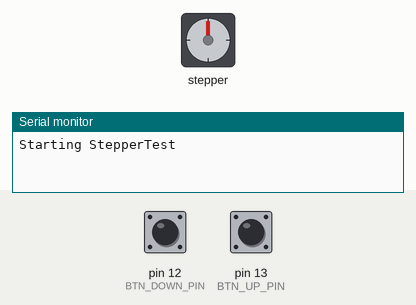
This sketch was run on a simulated Arduino Uno, built with avr-gcc and run on an emulated ATmega328P. On the bench: stepper motor, the last lines printed to the serial monitor. Wiring (inferred from the names in the program): stepper motor driver (200 steps per turn assumed): step pin 8; direction pin 9. The inputs (shaded band) are chosen by the test bench; at power-on: pin 12 (BTN_DOWN_PIN) LOW, pin 13 (BTN_UP_PIN) LOW.

Above: at 1.2 s.
1.3 s: pin 12 (BTN_DOWN_PIN) pulled HIGH for 0.15 s
At 4.2 s:
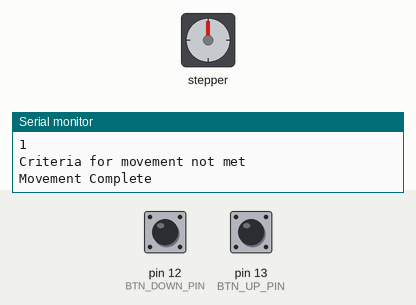
4.4 s: pin 13 (BTN_UP_PIN) pulled HIGH for 0.15 s
At 7.2 s:
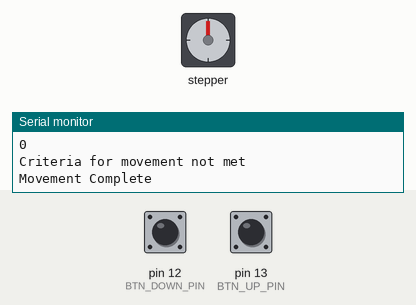
7.5 s: pin 12 (BTN_DOWN_PIN) driven HIGH and pin 13 (BTN_UP_PIN) driven HIGH
At 10.4 s:
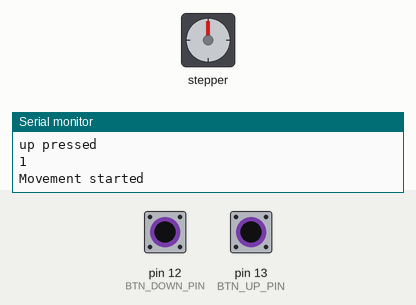
10.5 s: pin 12 (BTN_DOWN_PIN) driven LOW
At 13.3 s:
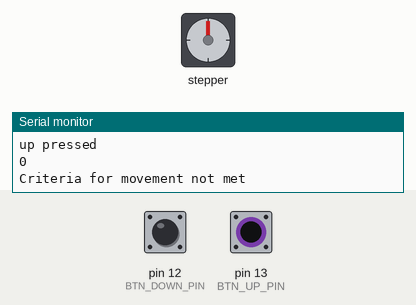
13.5 s: pin 12 (BTN_DOWN_PIN) driven HIGH
At 16.8 s:
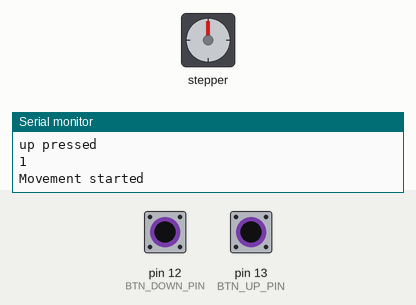
19.5 s: pin 13 (BTN_UP_PIN) driven LOW
At 22.1 s:
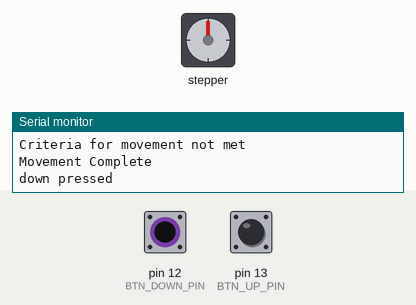
Timing chart, 0 to 23.5 s (numbered marks = the images above; inputs shaded):
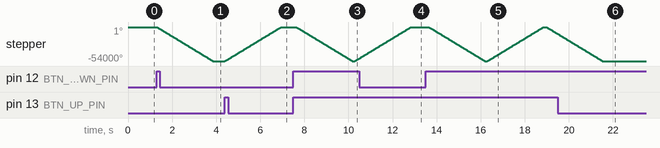

Measured:
- after the input at 1.3 s, stepper: turns 54000° counter-clockwise in 2.5 s, starting at once
- after the input at 4.4 s, stepper: turns 54000° clockwise in 2.5 s, starting at once
- after the input at 7.5 s, stepper: turns 54000° counter-clockwise in 2.5 s, then 4245° clockwise in 0.20 s
- after the input at 10.5 s, stepper: goes on until 12.8 s, then stays 0°
- after the input at 13.5 s, stepper: turns 54000° counter-clockwise in 2.5 s, then 54000° clockwise in 2.5 s, then 11041° counter-clockwise in 0.52 s
- after the input at 19.5 s, stepper: goes on until 21.5 s, then stays -54000°

The sketch:

stepper_test.ino
```cpp
#define BTN_UP_PIN 13
#define BTN_DOWN_PIN 12
#define UP HIGH
#define DOWN LOW
#define TOP 0
#define BOTTOM 1

byte directionPin = 9;
byte stepPin = 8;
int numberOfSteps = 30000;
byte ledPin = 13;
int pulseWidthMicros = 20;
int millisbetweenSteps = 1;
int position = TOP;


void setup() {

  Serial.begin(9600);
  Serial.println("Starting StepperTest");
  digitalWrite(ledPin, LOW);

  pinMode(directionPin, OUTPUT);
  pinMode(stepPin, OUTPUT);
  pinMode(ledPin, OUTPUT);

  pinMode(BTN_UP_PIN, INPUT);
  pinMode(BTN_DOWN_PIN, INPUT);


}


void loop() {

  if (digitalRead(BTN_UP_PIN) == 1){
    Serial.println("up pressed");
    moveMotor(UP, 30000);
    delay(100);
    moveMotor(UP, 8000);
    Serial.println("Movement Complete");
  }

  if (digitalRead(BTN_DOWN_PIN) == 1){
    Serial.println("down pressed");
    moveMotor(DOWN, 30000);
    delay(100);
    moveMotor(DOWN, 8000);
    Serial.println("Movement Complete");
  }
}


void moveMotor(int direction, int steps){
  Serial.println(position);

  if(((position == TOP) && (direction == DOWN)) || ((position == BOTTOM) && (direction == UP)))
  {
    Serial.println("Movement started");
    digitalWrite(directionPin, direction);

    for(int n = 0; n < steps; n++) {

      digitalWrite(stepPin, HIGH);
      delayMicroseconds(pulseWidthMicros); // this line is probably unnecessary
      digitalWrite(stepPin, LOW);
      delayMicroseconds(millisbetweenSteps*50); // this line is probably unnecessary
      digitalWrite(ledPin, !digitalRead(ledPin));

    }

    if (position == BOTTOM)
      position = TOP;
    else
      position = BOTTOM;

  }
  else {
      Serial.println("Criteria for movement not met");
  }

}
```
